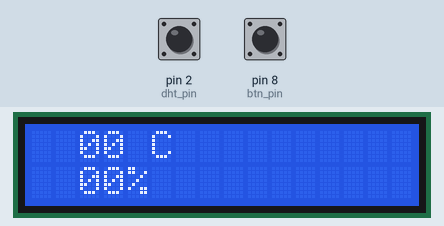
Recording of a sketch running on a simulated Arduino Uno, built with avr-gcc and run on an emulated ATmega328P. Parts: 16×2 character LCD. The inputs (shaded band) are chosen by the test bench; at power-on: pin 8 (btn_pin) LOW, pin 2 (dht_pin) HIGH.

Above: at 11.1 s.
11.2 s: pin 8 (btn_pin) pulled HIGH for 0.15 s
At 12.5 s:
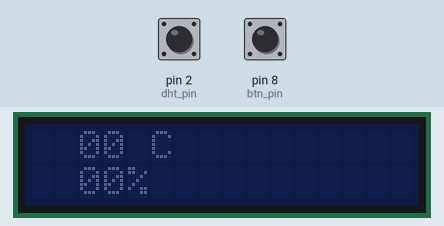
12.8 s: pin 8 (btn_pin) pulled HIGH for 1 s
At 14.9 s:
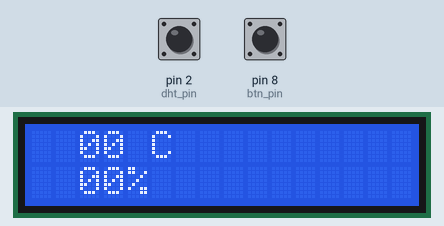
15.3 s: pin 8 (btn_pin) pulled HIGH for 3.2 s
At 19.3 s:
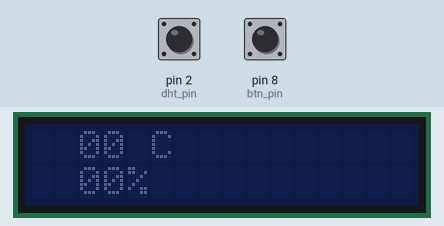
Timing chart, 0 to 20.8 s (numbered marks = the images above; inputs shaded):
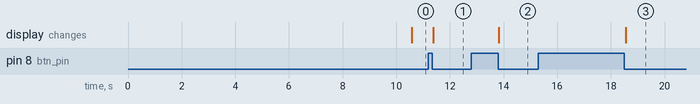

The sketch:

temp_lcd.ino
```cpp
#include <DHT.h>
#include <LiquidCrystal_I2C.h>

class ReleaseButton {
public:
    explicit ReleaseButton()
        : button_was_pressed(false)
    {
    }

    boolean shouldHandle(const unsigned int pin_state) {
        if (button_was_pressed == HIGH && pin_state == LOW) {
            button_was_pressed = pin_state;
            return true;
        } else {
            button_was_pressed = pin_state;
            return false;
        }
    }

protected:
    boolean button_was_pressed;
};


constexpr uint8_t make_row(const char* line) {
    return ( (((line[0] != ' ') & 1) << 4)
           | (((line[1] != ' ') & 1) << 3)
           | (((line[2] != ' ') & 1) << 2)
           | (((line[3] != ' ') & 1) << 1)
           | ((line[4] != ' ') & 1)
    );
}

inline void createChar(
    LiquidCrystal_I2C display,
    const uint8_t letter,
    const char * const l0,
    const char * const l1,
    const char * const l2,
    const char * const l3,
    const char * const l4,
    const char * const l5,
    const char * const l6,
    const char * const l7
)
{
    uint8_t letter_ = letter;
    uint8_t buf_[8] = {
        make_row(l0),
        make_row(l1),
        make_row(l2),
        make_row(l3),
        make_row(l4),
        make_row(l5),
        make_row(l6),
        make_row(l7),
    };
    display.createChar(letter_, buf_);
}

namespace MyChars {
    const uint8_t Temperature = 0;
    const uint8_t Degree = 1;
    const uint8_t Drop = 2;
}


/*
  DHT11 QC:
  S (left) = data
  + (middle) = 5V
  - (right) = GND
 */

const uint8_t dht_pin = 2;
DHT dht(dht_pin, DHT11);
const uint8_t btn_pin = 8;
ReleaseButton backlight_btn;
LiquidCrystal_I2C display(0x27, 16, 2);


void setup()
{
    pinMode(btn_pin, INPUT);

    dht.begin();

    display.begin();
    createChar(
        display,
        MyChars::Temperature,
        "  #  ",
        " # # ",
        " # # ",
        " ### ",
        " ### ",
        "#####",
        "#####",
        " ### "
    );

    createChar(
        display,
        MyChars::Degree,
        " ### ",
        "#   #",
        "#   #",
        " ### ",
        "     ",
        "     ",
        "     ",
        "     "
    );

    createChar(
        display,
        MyChars::Drop,
        "  #  ",
        "   # ",
        "  ## ",
        " ####",
        " ####",
        "#####",
        " ### ",
        "     "
    );

    display.backlight();
    display.clear();
    display.printstr("...");
    display.display();

    delay(2000);
}

int temp = 0;
int hum = 0;

bool backlight_enabled = true;
unsigned long last_update = 0;
const unsigned long check_delay = 2000;

void loop()
{
    if (backlight_btn.shouldHandle(digitalRead(btn_pin))) {
        backlight_enabled = !backlight_enabled;
        if (backlight_enabled) {
            display.backlight();
        } else {
            display.noBacklight();
        }
    }
    unsigned long next_check = last_update + check_delay;
    unsigned long now = millis();
    if (next_check <= check_delay) {
        // possibly integer overflow
        next_check += check_delay + check_delay;
        next_check += check_delay + check_delay;
    }
    if (next_check < now) {
        temp = dht.readTemperature();
        hum = dht.readHumidity();
        display.clear();

        display.write(MyChars::Temperature);
        display.write(' ');
        display.write('0' + temp / 10);
        display.write('0' + temp % 10);
        display.write(MyChars::Degree);
        display.write('C');

        display.setCursor(0, 1);
        display.write(MyChars::Drop);
        display.write(' ');
        display.write('0' + hum / 10);
        display.write('0' + hum % 10);
        display.write('%');

        display.display();
        last_update = millis();
    }
    delay(50);
}
```

Measured:
- after the input at 11.2 s, the display: changes after 0.18 s (image 1)
- after the input at 12.8 s, the display: changes after 1.0 s (image 2)
- after the input at 15.3 s, the display: changes after 3.2 s (image 3)
